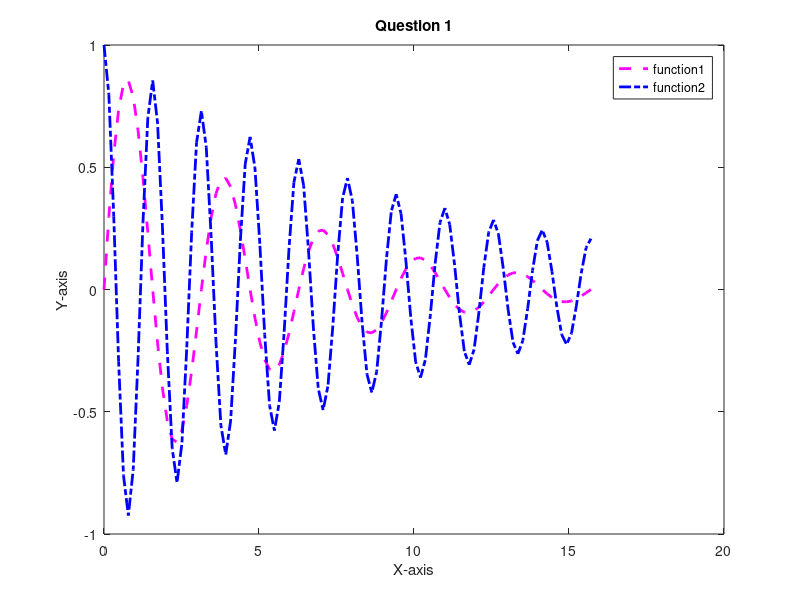

Write MATLAB code to recreate this figure.
x = 0:pi/20:5 * pi;

y1 = exp(-0.2 * x).*sin(2 * x);
y2 = exp(-0.1 * x).*cos(4 * x)

figure;
plot(x, y1, '--m', 'LineWidth', 2); 
hold on; 
plot(x, y2, '-.b', 'LineWidth', 2);
hold off;

xlabel('X-axis');
ylabel('Y-axis');
title('Question 1');
legend('function1', 'function2');
ax = gca;
